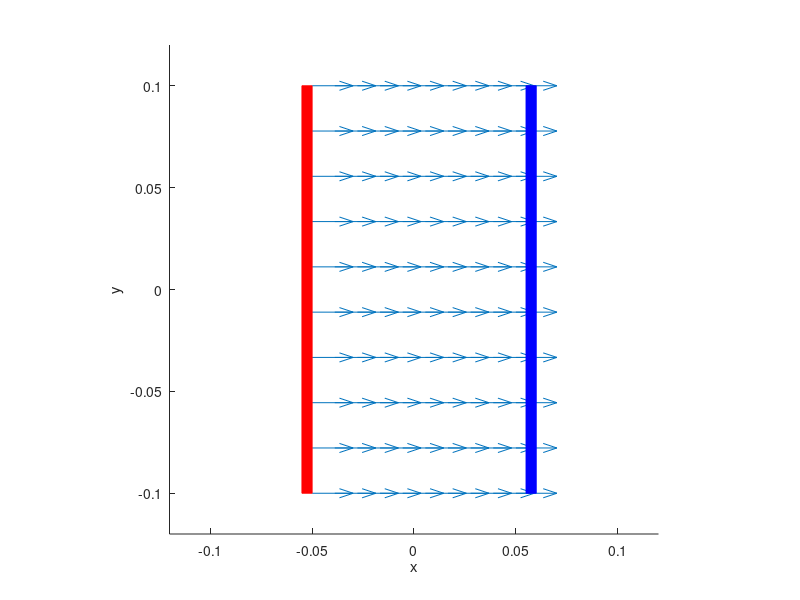

Source code (MATLAB):
% Entregable 1 caso ideal en 2D

% Propiedades de la lamina (+)
ALp = 0.005; % ancho en centimetros
PxLP = -0.05 - ALp; % posicion en x
PyLP = -0.1 ; % posicion en y
lLP = 0.2; % largo en centimetros

% Propiedades de la lamina (-)
ALn = 0.005;% mismo ancho
PxLN = 0.05 + ALn; % posicion en x
PyLN = -0.1; % posicion en y 
lLN = 0.2; % largo 

xl = linspace(-0.05,0.05,10);  % Valores de x que vamos a evaluar
yl = linspace(-0.1,0.1,10);  % Valores de y que vamos a evaluar
[x, y] = meshgrid(xl, yl);   % Retícula de puntos

%PROPIEDADES DEL CAMPO ELÉCTRICO
Q = 1e-6; %Carga (+)
eps0 = 8.854e-12; %Constante dieléctrica
A = ALp * lLP; % Area de la lamina positiva
E = Q / (eps0 * A); %campo electrico caso ideal


% Propiedades para los vectores
Px = x;
Py = y;

Ex = E * ones(size(x));
%Ex(x < -movX | x > movX) = 0;
Ey = zeros(size(y));


figure();
hold on 

% Grafica función vectorial
h = quiver(x, y, Ex, Ey);

LP = rectangle('Position',[PxLP,PyLP,ALp,lLP],'FaceColor','r','EdgeColor','r'); 
LN = rectangle('Position',[PxLN,PyLN,ALn,lLN],'FaceColor','b','EdgeColor','b'); 
axis equal
xlabel('x')
ylabel('y')

     %       x        y
axis([-0.12 0.12 -0.12 0.12]); %ampliar la vista

hold off 